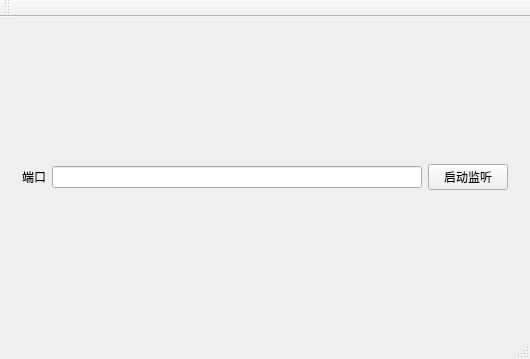
<?xml version="1.0" encoding="UTF-8"?>
<ui version="4.0">
 <class>MainWindow</class>
 <widget class="QMainWindow" name="MainWindow">
  <property name="geometry">
   <rect>
    <x>0</x>
    <y>0</y>
    <width>530</width>
    <height>359</height>
   </rect>
  </property>
  <property name="windowTitle">
   <string>MainWindow</string>
  </property>
  <widget class="QWidget" name="centralWidget">
   <layout class="QHBoxLayout" name="horizontalLayout_2">
    <item>
     <widget class="QWidget" name="widget" native="true">
      <layout class="QHBoxLayout" name="horizontalLayout">
       <item>
        <widget class="QLabel" name="label">
         <property name="text">
          <string>端口</string>
         </property>
        </widget>
       </item>
       <item>
        <widget class="QLineEdit" name="port"/>
       </item>
       <item>
        <widget class="QPushButton" name="setListen">
         <property name="text">
          <string>启动监听</string>
         </property>
        </widget>
       </item>
      </layout>
     </widget>
    </item>
   </layout>
  </widget>
  <widget class="QMenuBar" name="menuBar">
   <property name="geometry">
    <rect>
     <x>0</x>
     <y>0</y>
     <width>530</width>
     <height>23</height>
    </rect>
   </property>
  </widget>
  <widget class="QToolBar" name="mainToolBar">
   <attribute name="toolBarArea">
    <enum>TopToolBarArea</enum>
   </attribute>
   <attribute name="toolBarBreak">
    <bool>false</bool>
   </attribute>
  </widget>
  <widget class="QStatusBar" name="statusBar"/>
 </widget>
 <layoutdefault spacing="6" margin="11"/>
 <resources/>
 <connections/>
</ui>
